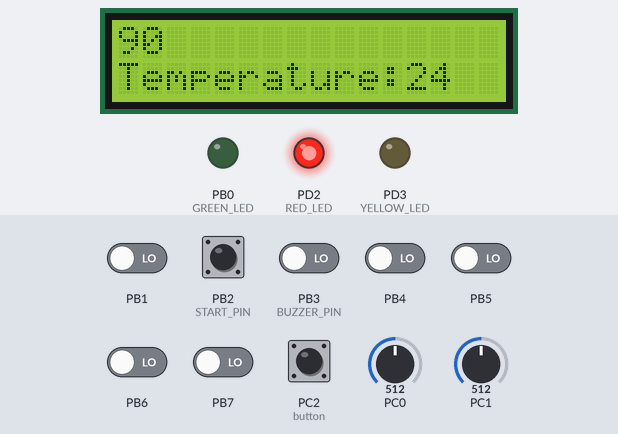
A program run on a simulated ATmega328P, built with avr-gcc and emulated at 16 MHz. Parts: 16×2 character LCD, output pins drawn as LEDs (lit = HIGH). Wiring (inferred from the names in the program): character LCD (HD44780): RS PD0; E PD1; data PD4, PD5, PD6, PD7. Inputs (shaded band) come from the test bench; at power-on: PB2 (START_PIN), PC2 (button) HIGH, PB1, PB3 (BUZZER_PIN), PB4–7 LOW, PC0 = 512, PC1 = 512. Pins used as bus, display or sensor lines are not drawn.

Above: at 5.8 s.
5.9 s: PB2 (START_PIN) pulled LOW for 0.7 s
At 7.8 s:
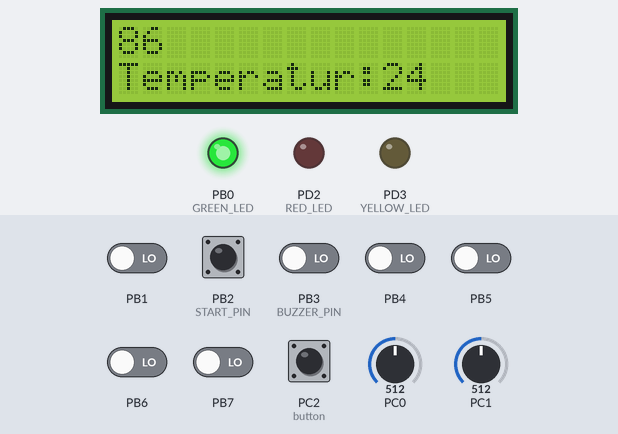
8.1 s: PC2 (button) pulled LOW for 0.7 s
At 9.5 s:
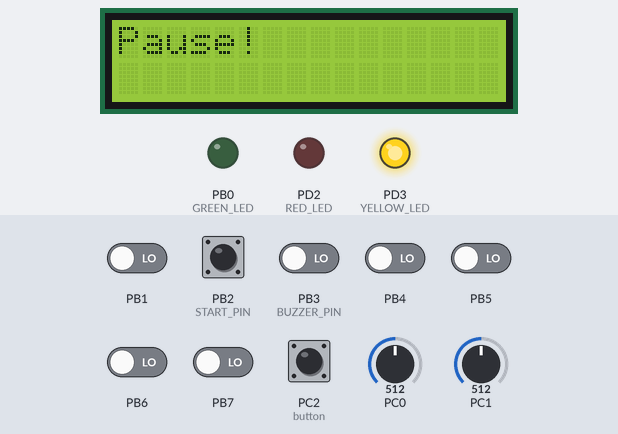
10.3 s: PB2 (START_PIN) pulled LOW for 1 s
At 10.39 s:
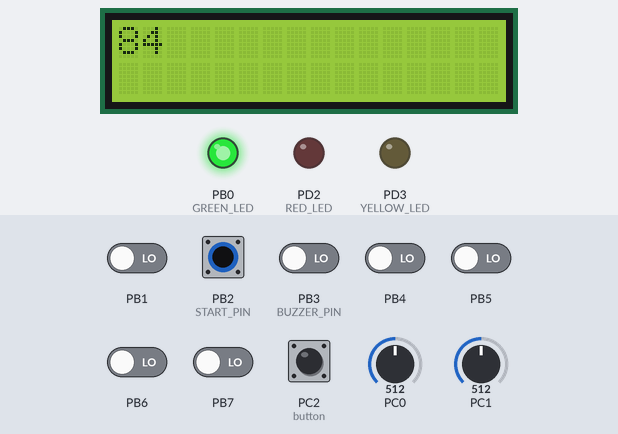
12.8 s: PC0 set to 716
At 14.6 s:
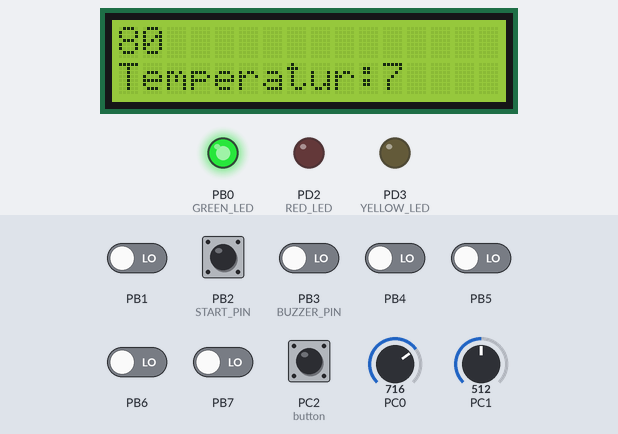
15.6 s: PC0 set to 900
At 16.8 s:
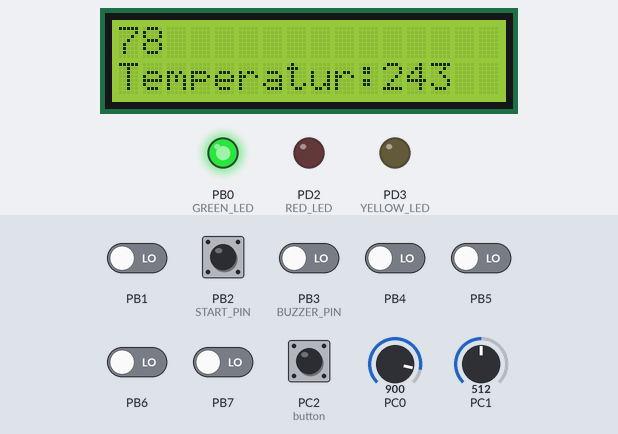
18.5 s: PC0 set to 1023
At 19.7 s:
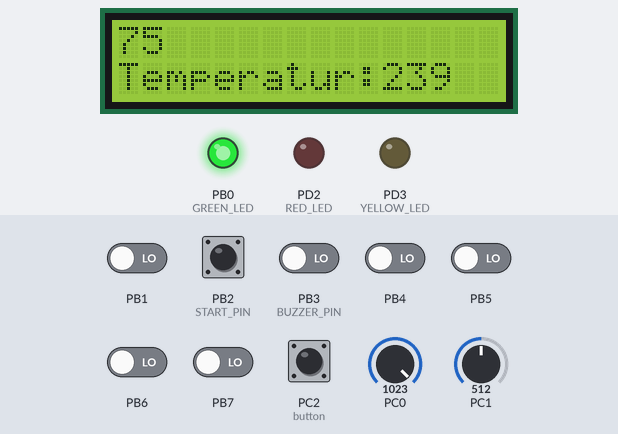
Timing chart, 0 to 21.5 s (numbered marks = the images above; inputs shaded):
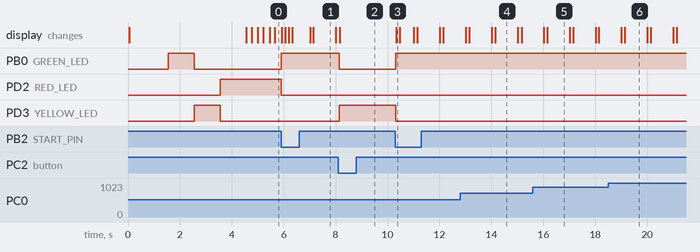

The program:

main.c
```c
/*
4-Bit 16x2 LCD Example
More information at www.aeq-web.com

Forfatter:
Ida Frøhoel
Line Høybakk
Sander Bjarke Ringheim
*/


#ifndef F_CPU
#define F_CPU 16000000UL
#endif

#define USART_BAUDRATE 9600
#define BAUD_PRESCALE (((F_CPU / (USART_BAUDRATE * 16UL))) - 1) // UBRR value

// -------- Pin defines --------- //
#define THERM_PIN 0x00 // Thermistor connected to AREF, GND and A0
#define POT_PIN 0x01 // Pot.meter connected to AREF, GND and A1

#define BUZZER_PIN PB3 // Buzzer PB3
#define START_PIN PB2 // Start button PB2
#define PAUSE_PIN PC2 // Pause button PB4, interrupt: PCINT4
#define START_PORT PORTB
#define PAUSE_PORT PORTB
#define BUZZER_PORT PORTB

#define RED_LED PD2 // Red led on PD2
#define YELLOW_LED PD3 // Yellow led on PD3
#define GREEN_LED PB0 // Green led on PB0
#define R_Y_LED_PORT PORTD
#define G_LED_PORT PORTB

#define LCD_Port PORTD			//Define LCD Port
#define LCD_DPin  DDRD			//Define 4-Bit Pins (PD4-PD7 at PORT D)
#define RSPIN PD0			//RS Pin
#define ENPIN PD1 			//E Pin


// -------- Libraries --------- //
#include <util/delay.h>
#include <avr/io.h>
#include <avr/interrupt.h>
#include <avr/sfr_defs.h>
#include <math.h>

// -------- Inits --------- //
#define DEBOUNCE_TIME  1000                            /* microseconds */
uint8_t time_test = 180;			// Test-variable to see if timer working
uint8_t buttonWasPressed = 0;                                 /* state */
uint8_t timer_running = 0;
uint8_t start_pressed = 0;
uint8_t seconds;
uint8_t temperature;
volatile uint16_t thermistor_value;

void ADC_init(void)
{
	ADMUX |= (1<<REFS0); // VCC as voltage reference
	ADCSRA |= (1<<ADEN) | (1<<ADPS0) | (1<<ADPS1) | (1<<ADPS2); //Enables ADC feature, prescaler = 128 --> ADCfreq = 125kHz
	// (Selecting prescaler: freq. needed: 50kHz - 200kHz. CLKfreq: 16MHz)
}

void timer_init(void)
{
	/*An interrupt happens every 1s*/
	OCR1A = 0x3D08;

	TCCR1B |= (1 << WGM12);	// Mode 4, CTC on OCR1A
	TIMSK1 |= (1 << OCIE1A); 	//Set interrupt on compare match
	TCCR1B |= (1 << CS12) | (1 << CS10); // set prescaler to 1024 and start the timer
}

void button_init(void)
{
	PORTC |= (1<<PORTC2); // Internal pull-up for pause button
	PORTB |= (1<<PORTB2); // Internal pull-up for start button
	PCMSK1 |= (1<<PCINT10); // A2 set as input for interrupt
	PCICR |= (1<<PCIE1);  // PCI1 vector,  interrupt 1 enabled
	EICRA |= (1<<ISC11); //falling edge INT1 generates an interrupt request
}

void buzzer_init (void)
{
	TCCR2A = (1<<COM2A0)|(1<<WGM21);    // Toggle OC2A on compare match and CTC mode  with OCR2A top (mode 4)
	TCCR2B = (1<<CS22)|(1<<CS21)|(1<<CS20);    // 1024x prescaler
	OCR2A =    13;    // Top value to give 1200hz freq
}

void LCD_Init (void)
{
	LCD_DPin = 0xFF;		//Control LCD Pins (D4-D7)
	_delay_ms(15);		//Wait before LCD activation
	LCD_Action(0x02);	//4-Bit Control
	LCD_Action(0x28);       //Control Matrix @ 4-Bit
	LCD_Action(0x0c);       //Disable Cursor
	LCD_Action(0x06);       //Move Cursor
	LCD_Action(0x01);       //Clean LCD
	_delay_ms(2);
}

void LCD_Action( unsigned char cmnd )
{
	LCD_Port = (LCD_Port & 0x0F) | (cmnd & 0xF0);
	LCD_Port &= ~ (1<<RSPIN);
	LCD_Port |= (1<<ENPIN);
	_delay_us(1);
	LCD_Port &= ~ (1<<ENPIN);
	_delay_us(200);
	LCD_Port = (LCD_Port & 0x0F) | (cmnd << 4);
	LCD_Port |= (1<<ENPIN);
	_delay_us(1);
	LCD_Port &= ~ (1<<ENPIN);
	_delay_ms(2);
}

void LCD_Clear()
{
	LCD_Action (0x01);		//Clear LCD
	_delay_ms(2);			//Wait to clean LCD
	LCD_Action (0x80);		//Move to Position Line 1, Position 1
}

void LCD_Print (char *str)
{
	int i;
	for(i=0; str[i]!=0; i++)
	{
		LCD_Port = (LCD_Port & 0x0F) | (str[i] & 0xF0);
		LCD_Port |= (1<<RSPIN);
		LCD_Port|= (1<<ENPIN);
		_delay_us(1);
		LCD_Port &= ~ (1<<ENPIN);
		_delay_us(200);
		LCD_Port = (LCD_Port & 0x0F) | (str[i] << 4);
		LCD_Port |= (1<<ENPIN);
		_delay_us(1);
		LCD_Port &= ~ (1<<ENPIN);
		_delay_ms(2);
	}
}

void LCD_Printpos (char row, char pos, char *str)
{ //Write on a specific location
	if (row == 0 && pos<16)
	LCD_Action((pos & 0x0F)|0x80);
	else if (row == 1 && pos<16)
	LCD_Action((pos & 0x0F)|0xC0);
	LCD_Print(str);
}

uint16_t read_ADC(uint8_t ADCchannel)
{
	ADMUX = (ADMUX & 0xF0) | (ADCchannel & 0x0F); //select ADC channel with safety mask
	ADCSRA |= (1<<ADSC); //single conversion mode

	while( ADCSRA & (1<<ADSC) ); // wait until ADC conversion is complete
	return ADC;
}

uint8_t ADC_to_seconds(uint16_t adc_number)
{
	/*Returns the timer value in seconds*/
	const float MAX_SECONDS = 180;
	float decimal_result = ((float)adc_number/1023)*MAX_SECONDS;
	return (uint8_t)decimal_result;
}

uint8_t ADC_to_celcius(uint16_t adc_number)
{
	/*Returns the temperature in celcius*/
	const float T_25 = 298.15; // ref.temp in kelvin (25C)
	const float R_25 = 10000; // ref. resistance thermistor
	const float BETA = 3950; // material constant
	const float ADC_MAX = 1023;
	const float VCC = 5.0;

	float V_0 = ((float)adc_number*VCC) / ADC_MAX; // voltage over thermistor
	float R_0 = V_0*R_25 / (VCC-V_0); // thermistor resistance
	float celcius = (1 / ((1/T_25) + (1/BETA)*log(R_0 / R_25))) - 273.15;
	return (uint8_t)celcius;
}

void buzzer()
{
	for (int i = 3; i > 0; --i)
	{
		DDRB = (1<<DDB3);  // PB3 or OCR2A output pin
		_delay_ms(1000);
		DDRB = (0<<DDB3);
		_delay_ms(500);
	}
}

uint8_t debounce(uint8_t button_pin) {
	if (bit_is_clear(PINB, button_pin)) {      /* button is pressed now */
		_delay_us(DEBOUNCE_TIME);
		if (bit_is_clear(PINB, button_pin)) {            /* still pressed */
			return 1;
		}
	}
	return 0;
}
uint8_t get_button_status(uint8_t button)
{
	if (debounce(button)) {                        /* debounced button press */
		if (buttonWasPressed == 0) {     /* but wasn't last time through */
			buttonWasPressed = 1;                      /* update the state */
			return 1;
		}
	}
	else {                                /* button is not pressed now */
		buttonWasPressed = 0;                        /* update the state */
		return 0;
	}
}

void yellow_LED_on(){
	R_Y_LED_PORT |= (1<<YELLOW_LED);
	R_Y_LED_PORT &= ~(1<<RED_LED);
	G_LED_PORT &= ~(1<<GREEN_LED);
}

void green_LED_on(){
	G_LED_PORT |= (1<<GREEN_LED);
	R_Y_LED_PORT &= ~(1<<RED_LED);
	R_Y_LED_PORT &= ~(1<<YELLOW_LED);
}

void red_LED_on(){
	R_Y_LED_PORT |= (1<<RED_LED);
	R_Y_LED_PORT &= ~(1<<YELLOW_LED);
	G_LED_PORT &= ~(1<<GREEN_LED);
}


int main()
{	//initializing first
	ADC_init();
	timer_init();
	button_init();
	LCD_Init(); //Activate LCD
	buzzer_init();
	DDRB |= (1<<GREEN_LED);

	/*Start sequence. Shows "set potmeter" on LCD and has a countdown with the three leds*/

	LCD_Print("Set potmeter");	//Begin writing at Line 1, Position 1
	_delay_ms(1500);

	green_LED_on();
	_delay_ms(1000);
	yellow_LED_on();
	_delay_ms(1000);
	red_LED_on();
	_delay_ms(1000);
	LCD_Clear();

	while(1)
	{
		while (timer_running == 0 && start_pressed == 0)
		{
			cli(); // Disable interrupts

			/* starts ADC_convertion of potmeter and tempsensor */
			volatile uint16_t pot_value = read_ADC(POT_PIN);
			seconds = ADC_to_seconds(pot_value);

			thermistor_value = read_ADC(THERM_PIN);
			temperature = ADC_to_celcius(thermistor_value);

			_delay_ms(200);

			/* Print secons ans temperature*/
			char sec [8]; //makes the seconds into char
			itoa(seconds, sec, 10); //makes it possible to print on the LCD
			LCD_Action(0x80); //sets the cursor on the LCD to row 1, place 1
			LCD_Print(sec); //print seconds
			_delay_ms(200);
			LCD_Clear(); //clears LCD

			char temp [8]; //makes temperature into char
			itoa(temperature, temp, 10); //makes it possible to print on LCD
			LCD_Action(0xC0);	//sets cursor on LCD to row 2, position 1
			LCD_Print("Temperature:"); //prints the "temperature" on the position set by action
			LCD_Printpos(2 , 14, temp); //prints the temperature on position 2, 14.

			start_pressed = get_button_status(START_PIN);
//
			if (start_pressed)
			{
				timer_running = 1;
				green_LED_on();
				sei();	// enable interrupts, also starts the countdown
			}
		} //end while
		/* Reads the termistor value and converts it to temperature*/
		thermistor_value = read_ADC(THERM_PIN);
		temperature = ADC_to_celcius(thermistor_value);
		_delay_ms(500);

	} //end while(1)
} //end int main

ISR (TIMER1_COMPA_vect) // action to be done every 1 sec
{
	seconds--; // Subtracts 1 from the timer value
	if (seconds == 0) //finished sequence
	{	LCD_Clear();
		red_LED_on();
		LCD_Print("Finished");
		buzzer();
		_delay_ms(3000);
		LCD_Clear();
		timer_running = 0;
		start_pressed = 0;

	}
	else
	{   /* When the timer counts down ,the LCD prints the countdown of seconds and the temperature */
		LCD_Clear();
		char sec [8];
		itoa(seconds, sec, 10);
//		LCD_Print("Time left");
		LCD_Action(0x80); //sets the cursor to 1, 1
		LCD_Print(sec); //prints seconds
		_delay_ms(100);

		char temp [8];
		itoa(temperature, temp, 10);
		LCD_Action(0xC0);	//sets the cursor on the LCD to 2, 1
		LCD_Print("Temperatur:");
		LCD_Printpos(2 , 14, temp); //printstemperature on position 2, 14

	}
}


ISR (PCINT1_vect)
{	/* Pause sequence with interrupt. prints "pause"*/
	yellow_LED_on();
	LCD_Clear();
	LCD_Print("Pause!");
	while(get_button_status(START_PIN) == 0) {} // wait for start button to be pressed
	green_LED_on();
}
```

Measured:
- after the input at 5.9 s, PB0 (GREEN_LED): LOW → HIGH at once; PD2 (RED_LED): HIGH → LOW at once
- after the input at 8.1 s, PB0 (GREEN_LED): HIGH → LOW at once; PD3 (YELLOW_LED): LOW → HIGH at once; the display: changes after 0.06 s (image 2)
- after the input at 10.3 s, PB0 (GREEN_LED): LOW → HIGH at once; PD3 (YELLOW_LED): HIGH → LOW at once; the display: changes at once (image 3)
- what the display in image 1 shows lasts 0.9 s, from 7.1 s to 8.0 s
